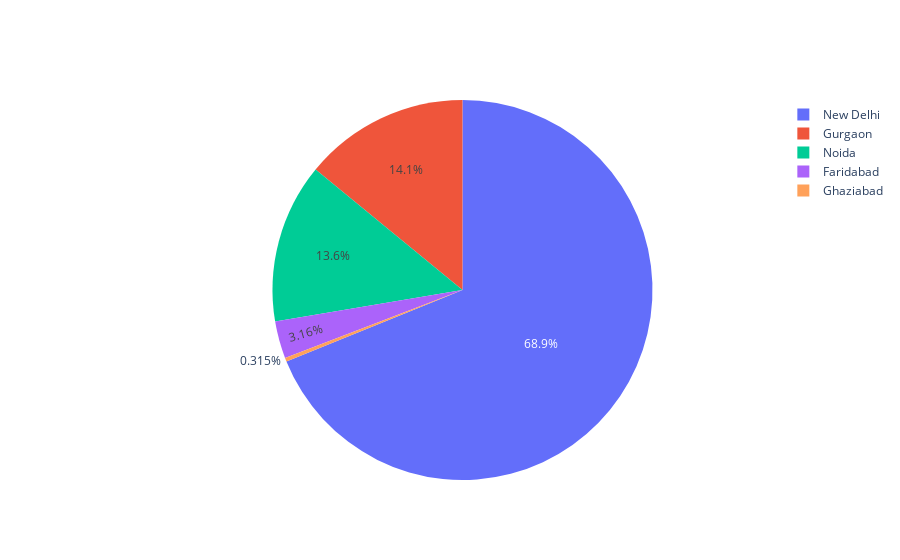

Notebook source saved alongside this figure:
### Markdown cell above
## Pie chart for cities distribution

### Code cell
fig = go.Figure(go.Pie(labels=city_names[:5],values=city_val[:5]))
fig.show()

### Figure 1 — Plotly figure (JSON) as saved in the notebook; plotly's stock layout.template omitted (floating-point values rounded to 4 significant figures)
{"data": [{"labels": ["New Delhi", "Gurgaon", "Noida", "Faridabad", "Ghaziabad"], "type": "pie", "values": [5473, 1118, 1080, 251, 25]}], "layout": {}}
